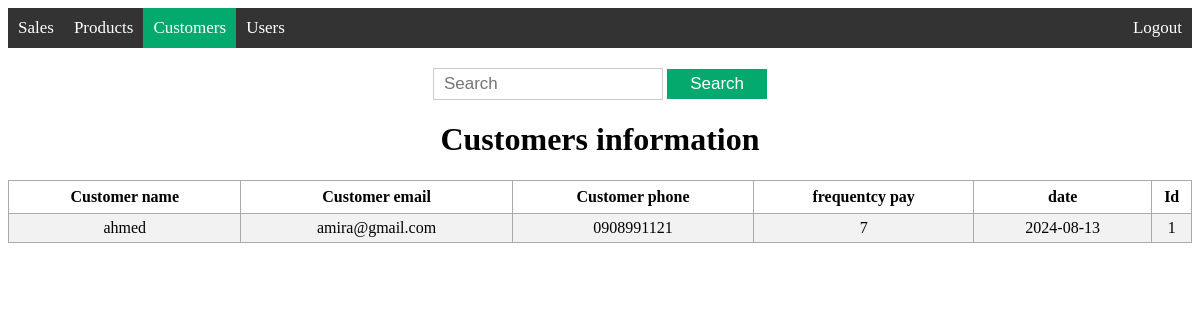
The page /view_customer on the database as committed earlier.
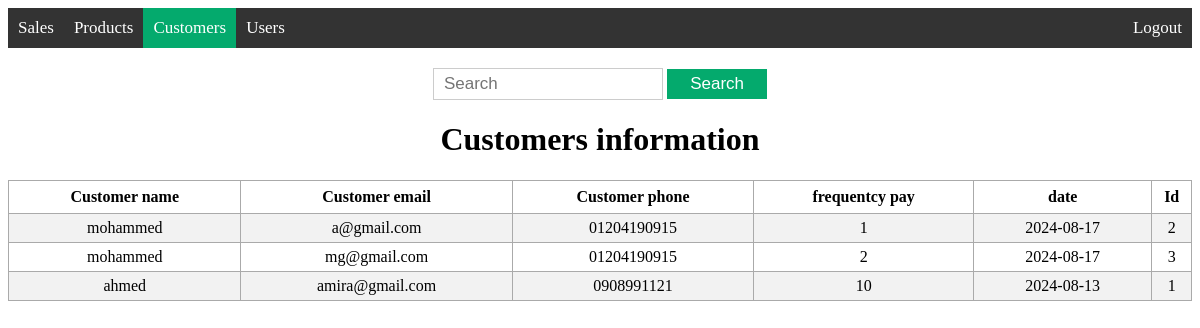
The same page on the database as committed later.
### models/customer.py (models this page shows, shortened)
class Customer(db.Model):
    id = db.Column(db.Integer, primary_key=True)
    customer_name = db.Column(db.String(200), nullable=False)
    customer_email = db.Column(db.String(200), nullable=False)
    customer_phone = db.Column(db.String(15))
    frequentcy_pay = db.Column(db.Integer, nullable=False)
    date = db.Column(db.DateTime, default=datetime.now(pytz.UTC))

### app.py (the view)
@app.route('/view_customer', methods=['GET'])
def view_customer():
    customers = Customer.query.order_by(Customer.date.desc()).all()
    return render_template('view_customer.html', customers=customers)

### templates/view_customer.html (shortened to what this page needs)
{% extends 'base.html' %}
{% block body %}
<div class="content">
    {% block navbar %}
    <div class='topnav'>
        <a href='/view_sale'>Sales</a>
        <a href='/view_product'>Products</a>
        <a class='active' href='/view_customer'>Customers</a>
        <a href='/view_user'>Users</a>
        <a class='logout' href='/logout'>Logout</a>
    </div>
    {% endblock %}
    <div class='search'>
        <form action="{{ url_for('search_customer', search='') }}" method="get">
            <input type='text' placeholder='Search' name='search' id='search'>
            <input type='submit' value="Search">
        </form>
    </div>
    <div class="view">
        <h1 style="text-align: center;">Customers information</h1>
        {% if customers|length < 1 %}
        <h4  style="text-align: center;"> There are no customers yet !</h4>
        {% else %}
        <table>
            <tr>
                <th>Customer name</th>
                <th>Customer email</th>
                <th>Customer phone</th>
                <th>frequentcy pay</th>
                <th>date</th>
                <th>Id</th>
            </tr>
            {% for customer in customers %}
                <tr>
                    <td>{{ customer.customer_name }}</td>
                    <td>{{ customer.customer_email }}</td>
                    <td>{{ customer.customer_phone }}</td>
                    <td>{{ customer.frequentcy_pay }}</td>
                    <td>{{ customer.date.date() }}</td>
                    <td>{{ customer.id }}</td>
                </tr>
            {% endfor %}
        </table>
        {% endif %}
    </div>
</div>
{% endblock %}

Rows that differ between the two databases and show on the page:
added Customer: customer_name "mohammed", customer_email "a@gmail.com", customer_phone "01204190915", frequentcy_pay "1", date "2024-08-17", id "2"
added Customer: customer_name "mohammed", customer_email "mg@gmail.com", customer_phone "01204190915", frequentcy_pay "2", date "2024-08-17", id "3"
changed Customer "ahmed": frequentcy_pay "7" → "10"
